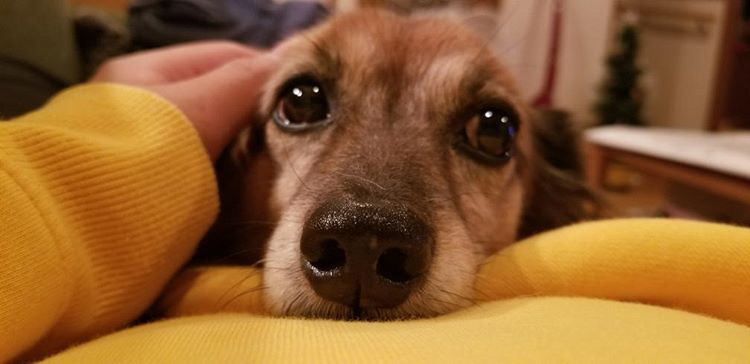
#> input picture Photos/kokoro.jpg, 750 x 364 px, found by its file name
$ python AdaptiveBinaryScale3-12.py
#> lines starting #> are read from the running program, lines starting #| are printed output that depends on the picture; after the words box and inside, x2 and y2 are one past the last pixel; in counts of white or black regions, pixels touching at a corner belong together
# 適応的二値化処理（光や影の影響を受けにくい）
# cv2.adaptiveThresholdメソッドを使えば１行で実装可能
# dst = cv2.adaptiveThreshold(src, maxValue, adaptiveMethod, thresholdType, blockSize, C)
# src -> 入力画像
# maxValue -> 閾値を満たす画素に与える画素値
# adaptiveMethod -> 閾値の計算方法（cv2.ADAPTIVE_THRESH_MEAN_C なら近傍画素値の平均値、
#                   cv2.ADAPTIVE_THRESH_GAUSSIAN_C ならガウシアンの重みつき平均値）
# thresholdType -> 閾値の種類(THRESH_BINARY or THRESH_BINARY_INV)
# blockSize -> 近傍領域のサイズ（３なら８近傍）
# C -> 定数（計算した閾値からCを引いた値が閾値になる）

# 方法１（Numpy実装）
import cv2
import numpy as np


def threshold(src, ksize=3, c=2):

    # 局所領域の幅
    d = int((ksize-1)/2)

    # 画像の高さと幅
    h, w = src.shape[0], src.shape[1]

    # 出力画像用の配列（要素は全て255）
    dst = np.empty((h, w))
    dst.fill(255)

    # 局所領域の画素数
    N = ksize**2

    for y in range(0, h):
        for x in range(0, w):
            # 局所領域内の画素値の平均を計算し、閾値に設定
            t = np.sum(src[y-d:y+d+1, x-d:x+d+1]) / N

            # 求めた閾値で二値化処理
            if(src[y][x] < t - c):
                dst[y][x] = 0
            else:
                dst[y][x] = 255

    return dst

# 入力画像を読み込み
img = cv2.imread("Photos/kokoro.jpg")
#> img is the input picture: shape (364, 750, 3); mean B, G, R 47.9, 94.7, 142.3

# グレースケール変換
gray = cv2.cvtColor(img, cv2.COLOR_RGB2GRAY)
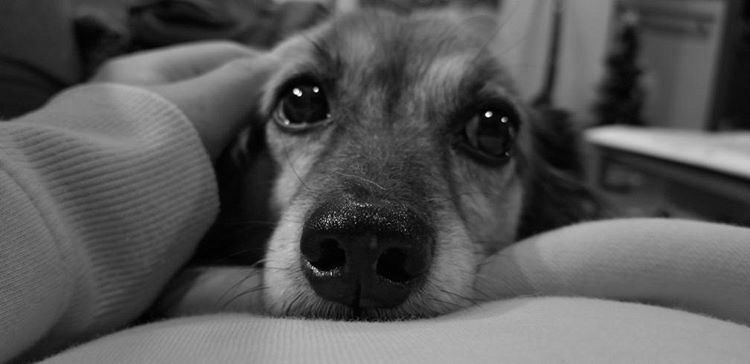
#> gray: shape (364, 750); min 0, max 254, mean 86.1

# 方法1
dst = threshold(gray, ksize=11, c=13)
#> in threshold, `dst.fill(255)`: dst: shape (364, 750) float64; every value is 255
#> after the loop in threshold, `for y in range(0, h):`:
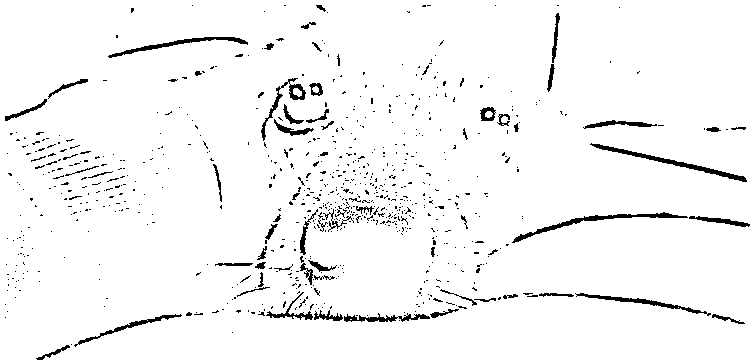
#> dst: shape (364, 750) float64; 96.1% white; 755 black regions (687 under 20 px), largest, box (x1, y1, x2, y2) and area: (590, 143, 747, 182) 695, (512, 212, 688, 243) 692, (108, 37, 248, 58) 519
# 方法2
# dst = cv2.adaptiveThreshold(gray,255,cv2.ADAPTIVE_THRESH_MEAN_C, cv2.THRESH_BINARY,11,2)

# 結果を出力
cv2.imwrite("Photos/output.jpg", dst)
